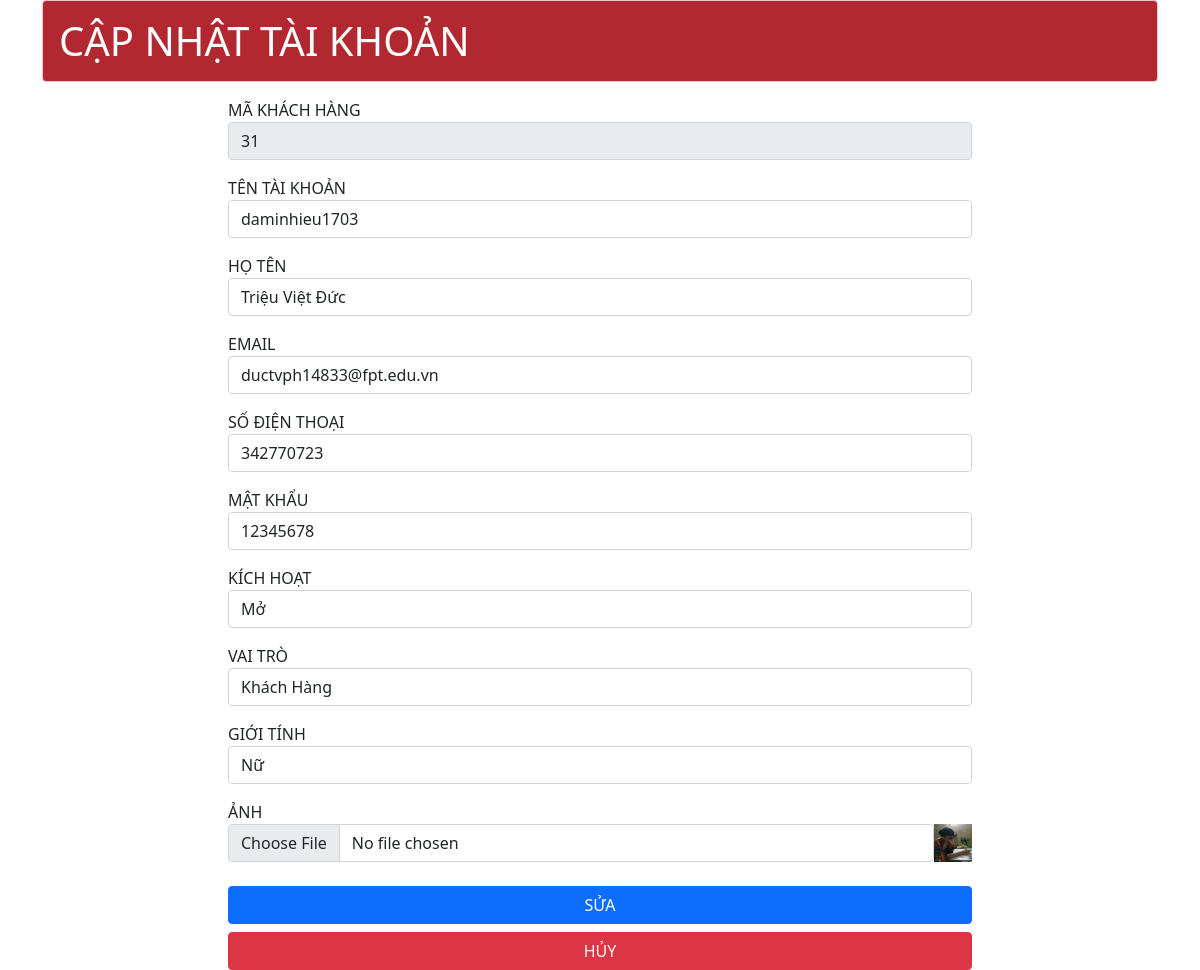
Page /admin/khach_hang/edit.php?id=31 on the committed database.
### tables this page shows
CREATE TABLE `khach_hang` (
  `ma_kh` int(11) NOT NULL,
  `ten_tk` varchar(255) NOT NULL,
  `ho_ten` varchar(255) NOT NULL,
  `email` varchar(255) NOT NULL,
  `sdt` int(11) NOT NULL,
  `mat_khau` varchar(255) NOT NULL,
  `img` varchar(255) NOT NULL,
  `gioi_tinh` tinyint(1) NOT NULL DEFAULT 1,
  `kich_hoat` tinyint(1) NOT NULL DEFAULT 1,
  `vai_tro` tinyint(1) NOT NULL DEFAULT 1
);

### admin/db/function.php (called while the page is built, shortened)
<?php
function pdo_get_connection(){
    $dburl = "mysql:host=localhost;dbname=db_du_an;charset=utf8";
    $username = 'root';
    $password = '';
    $conn = new PDO($dburl, $username, $password);
    $conn->setAttribute(PDO::ATTR_ERRMODE, PDO::ERRMODE_EXCEPTION);
    return $conn;
}
function pdo_query_one($sql){
    $sql_args = array_slice(func_get_args(), 1);
    try{
    $conn = pdo_get_connection();
    $stmt = $conn->prepare($sql);
    $stmt->execute($sql_args);
    $row = $stmt->fetch(PDO::FETCH_ASSOC);
    return $row;
    }
    catch(PDOException $e){
    throw $e;
    }
    finally{
    unset($conn);
    }
}
?>

### admin/khach_hang/edit.php (the view, shortened to what this page needs)
<?php
require_once "./../db/function.php";
$ma_kh =  $_GET['id'];
$sql = "SELECT * FROM khach_hang WHERE ma_kh = ?";
$data = pdo_query_one($sql,$ma_kh);
?>
<!DOCTYPE html>
<html lang="en">
<head>
    <link href="https://cdn.jsdelivr.net/npm/bootstrap@5.0.1/dist/css/bootstrap.min.css" rel="stylesheet">
</head>
<body>
<div class="container">
        <h1 class="alert alert-danger" style="color:#fff; background-color:#b22830;">CẬP NHẬT TÀI KHOẢN</h1>
        <form class="col-8 offset-2" method="POST" action="\du_an_mau\admin\khach_hang\execute.php" enctype="multipart/form-data">
                <div class="mt-3">
                    <label>MÃ KHÁCH HÀNG</label>
                    <input class="form-control" type="text" name="ma_kh" value="<?php echo $ma_kh ?>" disabled>
                </div>
                <div class="mt-3">
                    <label>TÊN TÀI KHOẢN</label>
                    <input class="form-control" type="text" name="ten_tk" value="<?= $data['ten_tk']?>">
                </div>
                <div class="mt-3">
                    <label>HỌ TÊN</label>
                    <input class="form-control" type="text" name="ho_ten" value="<?= $data['ho_ten']?>">
                </div>
                <div class="mt-3">
                    <label>EMAIL</label>
                    <input class="form-control" type="email" name="email" value="<?= $data['email']?>">
                </div>
                <div class="mt-3">
                    <label>SỐ ĐIỆN THOẠI</label>
                    <input class="form-control" type="number" name="sdt" value="<?= $data['sdt']?>">
                </div>
                <div class="mt-3">
                    <label>MẬT KHẨU</label>
                    <input class="form-control" type="text" name="mat_khau" value="<?= $data["mat_khau"]?>">
                </div>
                <div class="mt-3">
                    <label>KÍCH HOẠT</label>
                    <select name="kich_hoat" id="" class="form-control">
                        <option value="1" <?= $data["kich_hoat"] == 1 ? "selected" : "" ?>>Mở</option>
                    </select>
                </div>
                <div class="mt-3">
                    <label>VAI TRÒ</label>
                    <select name="vai_tro" id="" class="form-control">
                        <option value="1" <?= $data["vai_tro"] == 1 ? "selected" : "" ?>>Khách Hàng</option>
                    </select>
                </div>
                <div class="mt-3">
                    <label>GIỚI TÍNH</label>
                    <select name="gioi_tinh" id="" class="form-control">
                        <option value="2" <?= $data["gioi_tinh"] == 2 ? "selected" : "" ?>>Nữ</option>
                    </select>
                </div>
                <div class="mt-3">
                    <label>ẢNH</label>
                    <div style="display:flex;">
                        <input class="form-control" type="file" name="image">
                        <img src="<?=$data['img'] ?>" alt="" style="width:40px;height:38px;">
                    </div>
                </div>
                <br>
                <div class="d-grid gap-2 fw-bold text-danger text-center">
                    <button type="submit" class="btn btn-primary" name="sua">SỬA</button>
                    <a href="\du_an_mau\admin\khach_hang\list.php" class="btn btn-danger">HỦY</a>
                </div>
            </form>
    </div>
</body>
</html>

### rows in the picture
khach_hang: ten_tk "daminhieu1703", ho_ten "Triệu Việt Đức", email "ductvph14833@fpt.edu.vn", sdt "342770723", mat_khau "12345678", kich_hoat "Mở", vai_tro "Khách Hàng", gioi_tinh "Nữ", img (picture)
